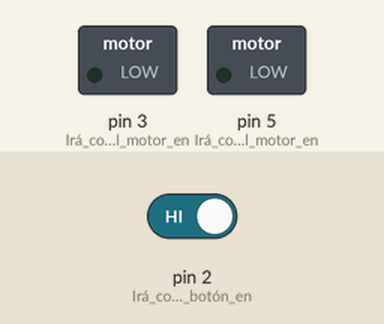
Bench run of a sketch on a simulated Arduino Uno, built with avr-gcc and run on an emulated ATmega328P. Parts: switched loads named in the sketch (green lamp = pin HIGH). The test bench sets the inputs (shaded band); at power-on: pin 2 (Irá_conectado_un_botón_en) HIGH.

Above: at 1.2 s.
1.3 s: pin 2 (Irá_conectado_un_botón_en) driven LOW
At 2.67 s:
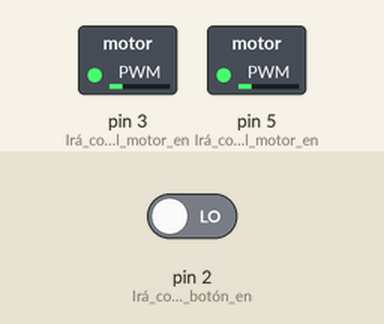
At 3.87 s:
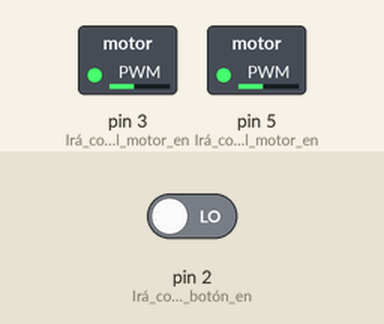
Timing chart, 0 to 13.3 s (numbered marks = the images above; inputs shaded):
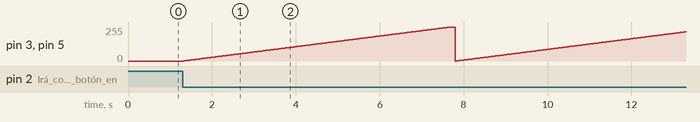

The sketch:

Regulador_de_velocidad_en_motor.ino
```cpp
//Variables:
int velocidad; //Variable de la velocidad

void setup() {
  pinMode(2, INPUT); //Irá conectado un botón en el pin 2
  pinMode(3, OUTPUT); //Irá conectado el motor en el pin 3
  pinMode(5, OUTPUT); //Irá conectado el motor en el pin 5
}

void loop() {

  if(digitalRead(2)==LOW){
    // ACELERACION
    //For que hara que la variable velocidad incremente
    for(velocidad=0;velocidad < 256;velocidad++){
      analogWrite(3, velocidad); //Incremento en el voltaje en el pin 3 con PWM
      analogWrite(5, velocidad); //Incremento en el voltaje en el pin 5 con PWM
      delay(25); //Retardo que define la rapidez en el aumento de la velocidad
    }
  }
  else{
    // DETENCION
    //Si el boton no esta presionado
    digitalWrite(3, LOW); //Apaga el motor
    digitalWrite(5, LOW); //Apaga el motor
  }

  delay(100); //Retardo de lectura del boton
}
```
